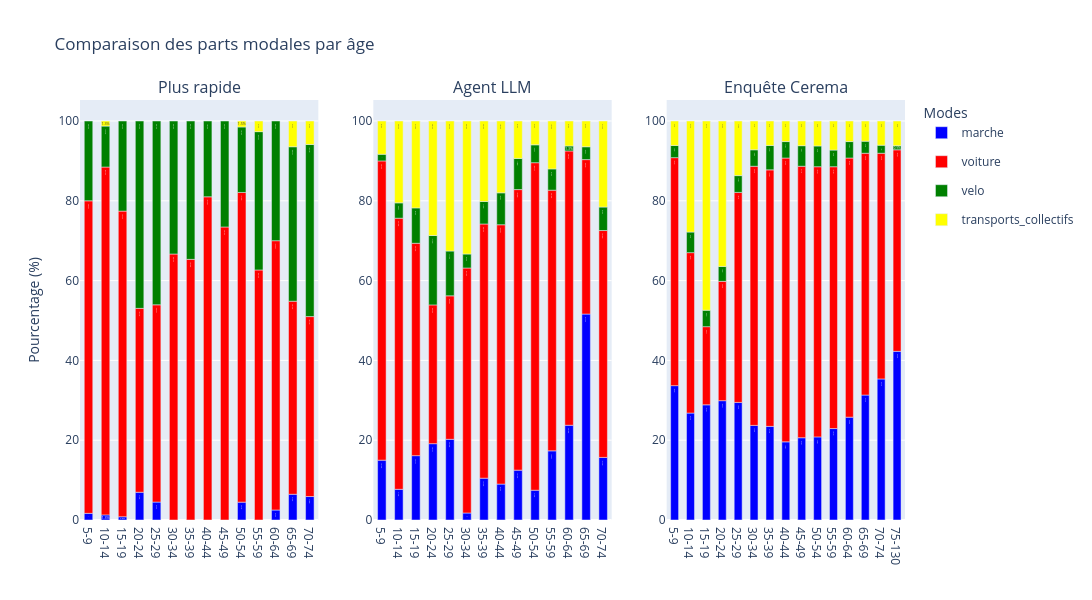

The notebook cell saved with this chart:
### Code cell
bar_graph(moves, cerema["parts_modales_2023"]["Age"], "Comparaison des parts modales par âge", x_name="Âge")

### Figure 1 — Plotly figure (JSON) as saved in the notebook; plotly's stock layout.template omitted (floating-point values rounded to 4 significant figures)
{"data": [{"legendgroup": "marche", "marker": {"color": "blue"}, "name": "marche", "showlegend": true, "text": ["1.6666666666666667", "1.282051282051282", "0.8064516129032258", "6.956521739130435", "4.49438202247191", "4.477611940298507", "2.5", "6.451612903225806", "5.88235294117647", "inf", "inf"], "textposition": "inside", "texttemplate": "%{text:.1f}%", "type": "bar", "x": ["5-9", "10-14", "15-19", "20-24", "25-29", "50-54", "60-64", "65-69", "70-74", null, null], "xaxis": "x", "y": [1, 1, 1, 8, 4, 3, 2, 2, 3, 1, 5], "yaxis": "y"}, {"legendgroup": "voiture", "marker": {"color": "red"}, "name": "voiture", "showlegend": true, "text": ["78.33333333333333", "87.17948717948718", "76.61290322580645", "46.08695652173913", "49.43820224719101", "66.66666666666666", "65.32258064516128", "81.0", "73.4375", "77.61194029850746", "62.66666666666667", "67.5", "48.38709677419355", "45.09803921568628", "inf", "inf", "inf", "inf"], "textposition": "inside", "texttemplate": "%{text:.1f}%", "type": "bar", "x": ["5-9", "10-14", "15-19", "20-24", "25-29", "30-34", "35-39", "40-44", "45-49", "50-54", "55-59", "60-64", "65-69", "70-74", null, null, null, null], "xaxis": "x", "y": [47, 68, 95, 53, 44, 38, 81, 81, 47, 52, 47, 54, 15, 23, 30, 16, 13, 8], "yaxis": "y"}, {"legendgroup": "velo", "marker": {"color": "green"}, "name": "velo", "showlegend": true, "text": ["20.0", "10.256410256410255", "22.58064516129032", "46.95652173913044", "46.06741573033708", "33.33333333333333", "34.67741935483871", "19.0", "26.5625", "16.417910447761194", "34.66666666666667", "30.0", "38.70967741935484", "43.13725490196079", "inf", "inf", "inf", "inf", "inf"], "textposition": "inside", "texttemplate": "%{text:.1f}%", "type": "bar", "x": ["5-9", "10-14", "15-19", "20-24", "25-29", "30-34", "35-39", "40-44", "45-49", "50-54", "55-59", "60-64", "65-69", "70-74", null, null, null, null, null], "xaxis": "x", "y": [12, 8, 28, 54, 41, 19, 43, 19, 17, 11, 26, 24, 12, 22, 5, 8, 10, 12, 6], "yaxis": "y"}, {"legendgroup": "transports_collectifs", "marker": {"color": "yellow"}, "name": "transports_collectifs", "showlegend": true, "text": ["1.282051282051282", "1.4925373134328357", "2.666666666666667", "6.451612903225806", "5.88235294117647", "inf"], "textposition": "inside", "texttemplate": "%{text:.1f}%", "type": "bar", "x": ["10-14", "50-54", "55-59", "65-69", "70-74", null], "xaxis": "x", "y": [1, 1, 2, 2, 3, 1], "yaxis": "y"}, {"legendgroup": "marche", "marker": {"color": "blue"}, "name": "marche", "showlegend": false, "text": ["15.0", "7.6923076923076925", "16.129032258064516", "19.130434782608695", "20.224719101123593", "1.7543859649122806", "10.483870967741936", "9.0", "12.5", "7.462686567164178", "17.333333333333336", "23.75", "51.61290322580645", "15.686274509803921", "inf", "inf", "inf", "inf", "inf"], "textposition": "inside", "texttemplate": "%{text:.1f}%", "type": "bar", "x": ["5-9", "10-14", "15-19", "20-24", "25-29", "30-34", "35-39", "40-44", "45-49", "50-54", "55-59", "60-64", "65-69", "70-74", null, null, null, null, null], "xaxis": "x2", "y": [9, 6, 20, 22, 18, 1, 13, 9, 8, 5, 13, 19, 16, 8, 4, 4, 3, 4, 6], "yaxis": "y2"}, {"legendgroup": "voiture", "marker": {"color": "red"}, "name": "voiture", "showlegend": false, "text": ["75.0", "67.94871794871796", "53.2258064516129", "34.78260869565217", "35.95505617977528", "61.40350877192983", "63.70967741935484", "65.0", "70.3125", "82.08955223880598", "65.33333333333333", "68.75", "38.70967741935484", "56.86274509803921", "inf", "inf", "inf", "inf"], "textposition": "inside", "texttemplate": "%{text:.1f}%", "type": "bar", "x": ["5-9", "10-14", "15-19", "20-24", "25-29", "30-34", "35-39", "40-44", "45-49", "50-54", "55-59", "60-64", "65-69", "70-74", null, null, null, null], "xaxis": "x2", "y": [45, 53, 66, 40, 32, 35, 79, 65, 45, 55, 49, 55, 12, 29, 27, 17, 8, 4], "yaxis": "y2"}, {"legendgroup": "velo", "marker": {"color": "green"}, "name": "velo", "showlegend": false, "text": ["1.6666666666666667", "3.8461538461538463", "8.870967741935484", "17.391304347826086", "11.235955056179774", "3.508771929824561", "5.64516129032258", "8.0", "7.8125", "4.477611940298507", "5.333333333333334", "1.25", "3.225806451612903", "5.88235294117647", "inf", "inf"], "textposition": "inside", "texttemplate": "%{text:.1f}%", "type": "bar", "x": ["5-9", "10-14", "15-19", "20-24", "25-29", "30-34", "35-39", "40-44", "45-49", "50-54", "55-59", "60-64", "65-69", "70-74", null, null], "xaxis": "x2", "y": [1, 3, 11, 20, 10, 2, 7, 8, 5, 3, 4, 1, 1, 3, 3, 5], "yaxis": "y2"}, {"legendgroup": "transports_collectifs", "marker": {"color": "yellow"}, "name": "transports_collectifs", "showlegend": false, "text": ["8.333333333333332", "20.51282051282051", "21.774193548387096", "28.695652173913043", "32.58426966292135", "33.33333333333333", "20.161290322580644", "18.0", "9.375", "5.970149253731343", "12.0", "6.25", "6.451612903225806", "21.568627450980394", "inf", "inf", "inf", "inf"], "textposition": "inside", "texttemplate": "%{text:.1f}%", "type": "bar", "x": ["5-9", "10-14", "15-19", "20-24", "25-29", "30-34", "35-39", "40-44", "45-49", "50-54", "55-59", "60-64", "65-69", "70-74", null, null, null, null], "xaxis": "x2", "y": [5, 16, 27, 33, 29, 19, 25, 18, 6, 4, 9, 5, 2, 11, 5, 8, 10, 7], "yaxis": "y2"}, {"legendgroup": "marche", "marker": {"color": "blue"}, "name": "marche", "showlegend": false, "text": ["33.0", "25.742574257425744", "27.450980392156865", "28.31858407079646", "26.923076923076923", "21.904761904761905", "21.69811320754717", "17.75700934579439", "18.51851851851852", "18.34862385321101", "20.0", "22.52252252252252", "27.67857142857143", "30.973451327433626", "35.96491228070175"], "textposition": "inside", "texttemplate": "%{text:.1f}%", "type": "bar", "x": ["5-9", "10-14", "15-19", "20-24", "25-29", "30-34", "35-39", "40-44", "45-49", "50-54", "55-59", "60-64", "65-69", "70-74", "75-130"], "xaxis": "x3", "y": [33, 26, 28, 32, 28, 23, 23, 19, 20, 20, 22, 25, 31, 35, 41], "yaxis": "y3"}, {"legendgroup": "voiture", "marker": {"color": "red"}, "name": "voiture", "showlegend": false, "text": ["56.00000000000001", "38.613861386138616", "18.627450980392158", "28.31858407079646", "48.07692307692308", "60.0", "59.43396226415094", "64.48598130841121", "61.111111111111114", "59.63302752293578", "57.27272727272727", "56.75675675675676", "53.57142857142857", "49.557522123893804", "42.98245614035088"], "textposition": "inside", "texttemplate": "%{text:.1f}%", "type": "bar", "x": ["5-9", "10-14", "15-19", "20-24", "25-29", "30-34", "35-39", "40-44", "45-49", "50-54", "55-59", "60-64", "65-69", "70-74", "75-130"], "xaxis": "x3", "y": [56, 39, 19, 32, 50, 63, 63, 69, 66, 65, 63, 63, 60, 56, 49], "yaxis": "y3"}, {"legendgroup": "velo", "marker": {"color": "green"}, "name": "velo", "showlegend": false, "text": ["3.0", "4.9504950495049505", "3.9215686274509802", "3.5398230088495577", "3.8461538461538463", "3.8095238095238098", "5.660377358490567", "3.7383177570093453", "4.62962962962963", "4.587155963302752", "3.6363636363636362", "3.6036036036036037", "2.6785714285714284", "1.7699115044247788", "0.8771929824561403"], "textposition": "inside", "texttemplate": "%{text:.1f}%", "type": "bar", "x": ["5-9", "10-14", "15-19", "20-24", "25-29", "30-34", "35-39", "40-44", "45-49", "50-54", "55-59", "60-64", "65-69", "70-74", "75-130"], "xaxis": "x3", "y": [3, 5, 4, 4, 4, 4, 6, 4, 5, 5, 4, 4, 3, 2, 1], "yaxis": "y3"}, {"legendgroup": "transports_collectifs", "marker": {"color": "yellow"}, "name": "transports_collectifs", "showlegend": false, "text": ["6.0", "26.732673267326735", "45.09803921568628", "34.51327433628318", "12.5", "6.666666666666667", "5.660377358490567", "4.672897196261682", "5.555555555555555", "5.5045871559633035", "6.363636363636363", "4.504504504504505", "4.464285714285714", "5.3097345132743365", "5.263157894736842"], "textposition": "inside", "texttemplate": "%{text:.1f}%", "type": "bar", "x": ["5-9", "10-14", "15-19", "20-24", "25-29", "30-34", "35-39", "40-44", "45-49", "50-54", "55-59", "60-64", "65-69", "70-74", "75-130"], "xaxis": "x3", "y": [6, 27, 46, 39, 13, 7, 6, 5, 6, 6, 7, 5, 5, 6, 6], "yaxis": "y3"}], "layout": {"annotations": [{"font": {"size": 16}, "showarrow": false, "text": "Plus rapide", "x": 0.1444, "xanchor": "center", "xref": "paper", "y": 1, "yanchor": "bottom", "yref": "paper"}, {"font": {"size": 16}, "showarrow": false, "text": "Agent LLM", "x": 0.5, "xanchor": "center", "xref": "paper", "y": 1, "yanchor": "bottom", "yref": "paper"}, {"font": {"size": 16}, "showarrow": false, "text": "Enquête Cerema", "x": 0.8556, "xanchor": "center", "xref": "paper", "y": 1, "yanchor": "bottom", "yref": "paper"}], "bargap": 0.5, "barmode": "relative", "barnorm": "percent", "height": 600, "legend": {"title": {"text": "Modes"}}, "title": {"text": "Comparaison des parts modales par âge"}, "width": 1300, "xaxis": {"anchor": "y", "categoryarray": ["5-9", "10-14", "15-19", "20-24", "25-29", "30-34", "35-39", "40-44", "45-49", "50-54", "55-59", "60-64", "65-69", "70-74", "75-130"], "categoryorder": "array", "domain": [0, 0.2889], "showgrid": false, "type": "category"}, "xaxis2": {"anchor": "y2", "categoryarray": ["5-9", "10-14", "15-19", "20-24", "25-29", "30-34", "35-39", "40-44", "45-49", "50-54", "55-59", "60-64", "65-69", "70-74", "75-130"], "categoryorder": "array", "domain": [0.3556, 0.6444], "showgrid": false, "type": "category"}, "xaxis3": {"anchor": "y3", "categoryarray": ["5-9", "10-14", "15-19", "20-24", "25-29", "30-34", "35-39", "40-44", "45-49", "50-54", "55-59", "60-64", "65-69", "70-74", "75-130"], "categoryorder": "array", "domain": [0.7111, 1], "showgrid": false, "type": "category"}, "yaxis": {"anchor": "x", "domain": [0, 1], "title": {"text": "Pourcentage (%)"}}, "yaxis2": {"anchor": "x2", "domain": [0, 1]}, "yaxis3": {"anchor": "x3", "domain": [0, 1]}}}
